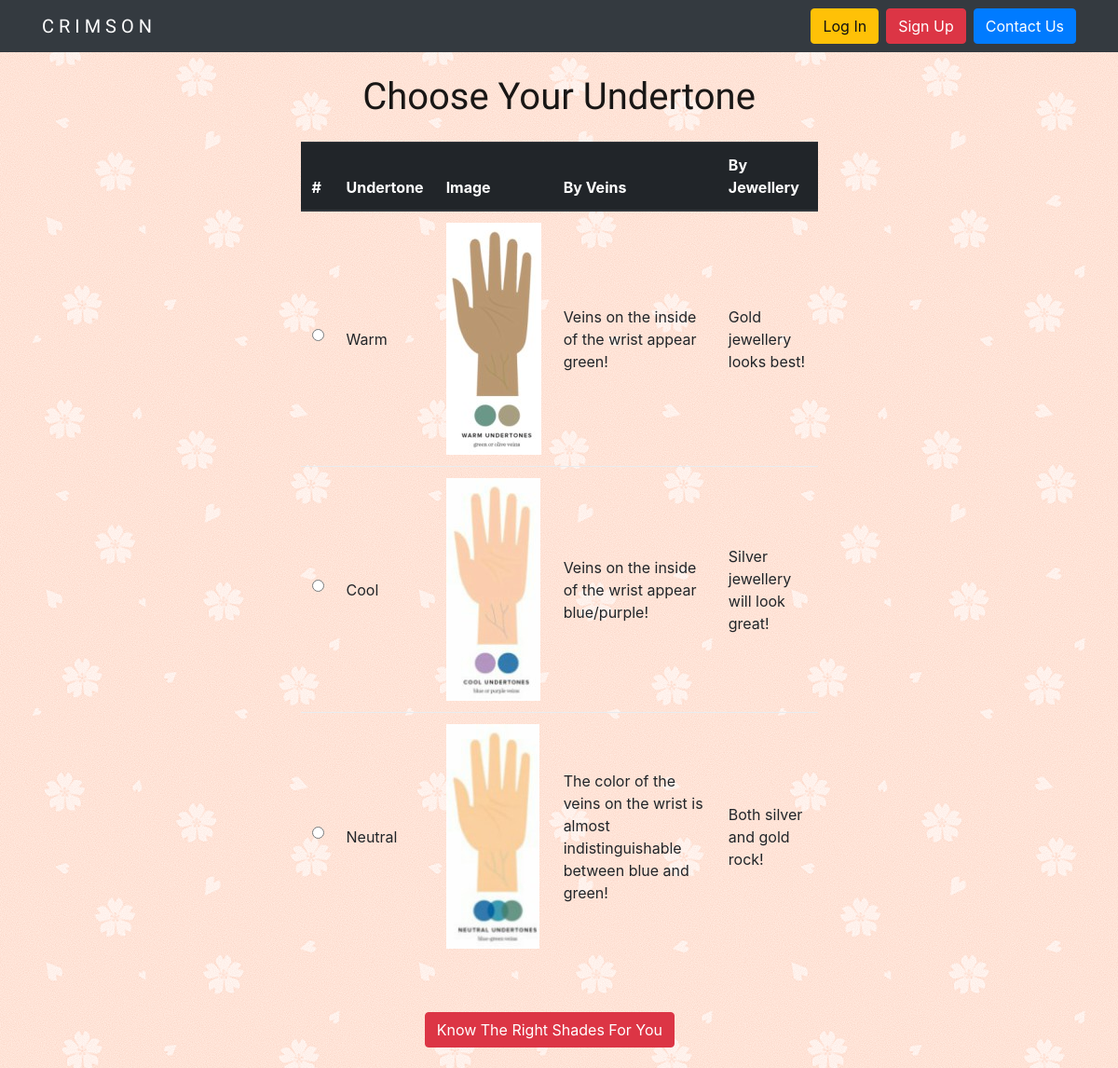
The app's page /choose_undertone/ with its own data.
### skin/models.py (models this page shows, shortened)
class undertone(models.Model):
	category = models.CharField(max_length=30, default='Fill')
	image_u = models.CharField(max_length=1000)
	vein_color = models.CharField(max_length=100)
	jewellery = models.CharField(max_length = 100)

### skin/views.py (the view)
# urls.py: url(r'^choose_undertone/$', views.choose_undertone, name='choose_undertone'),
def choose_undertone(request):
	utypes = undertone.objects.all()
	return render(request, 'choose_undertone.html', {'utypes': utypes})

### templates/choose_undertone.html
{% extends 'base.html' %}
{% load static %}
{% block stylesheet %}
  <link rel="stylesheet" href="{% static 'css/app.css' %}">
{% endblock %}
{% block content %}
<h1 class="text-center logo my-4">
  <a href="{% url 'home' %}">Choose Your Undertone</a>
</h1>
<table class="table table-hover">
  <thead class="thead-dark">
    <tr>
      <th>#</th>
      <th>Undertone</th>
      <th>Image</th>
      <th>By Veins</th>
      <th>By Jewellery</th>
    </tr>
  </thead>
  <tbody>
    {% for utype in utypes %}
    <tr>
      <td class="align-middle">
        <div class="radio">
          <label><input type="radio" name="optradio"></label>
        </div>
      </td>
      <td class="align-middle">{{ utype.category }}</td>
      <td class="align-middle"><img src="{% static utype.image_u %}"></td>
      <td class="align-middle">{{ utype.vein_color }}</td>
      <td class="align-middle">{{ utype.jewellery }}</td>
    </tr>
    {% endfor %}
  </tbody>
</table>
<a href="{% url 'uhome' %}"><button class="btn btn-danger" style="margin-left:37%;margin-right:0%;margin-top:5%;margin-bottom:2%">Know The Right Shades For You</button></a>
{% endblock %}

### static/css/app.css (style rules this page uses)
body { background-image: url(../img/sakura.png); }
.table { border-radius: 2px; width: 50%; margin: 0px auto; float: none; }
.logo { font-family: 'Amatic SC', cursive; }
.logo a { color: rgba(0,0,0,.9); }

### records on screen
undertone: category "Warm", image_u (picture), vein_color "Veins on the inside of the wrist appear green!", jewellery "Gold jewellery looks best!"
undertone: category "Cool", image_u (picture), vein_color "Veins on the inside of the wrist appear blue/purple!", jewellery "Silver jewellery will look great!"
undertone: category "Neutral", image_u (picture), vein_color "The color of the veins on the wrist is almost indistinguishable between blue and green!", jewellery "Both silver and gold rock!"
